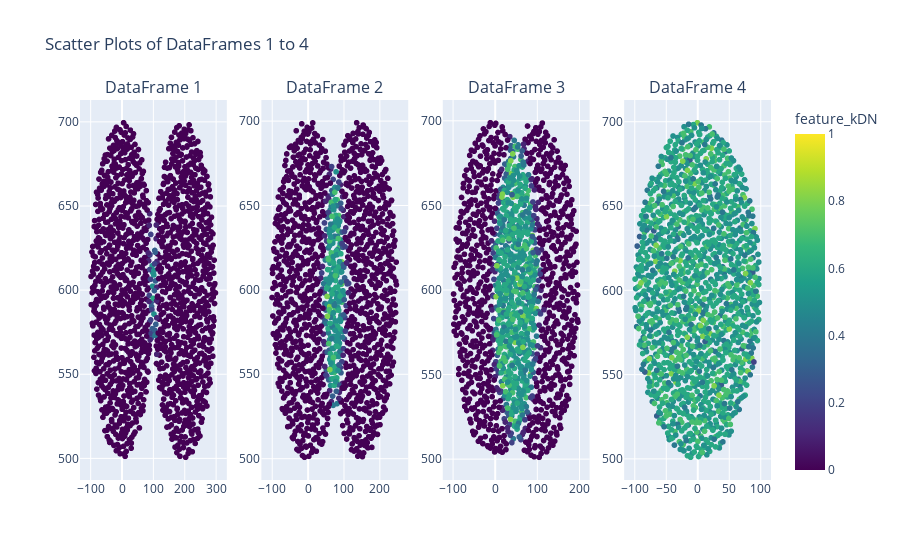

The code cell stored with this chart in its notebook:
### Markdown cell above
Plotting datasets colored by kDN values

### Code cell
import plotly.graph_objects as go
from plotly.subplots import make_subplots

fig = make_subplots(rows=1, cols=4, subplot_titles=(
    "DataFrame 1",
    "DataFrame 2",
    "DataFrame 3",
    "DataFrame 4"
))

for i, df in enumerate(dfs):
    df_name = f'DataFrame {i+1}'
    dcp_values = df_meta_feats_dict[df_name]['feature_kDN']

    # Plot for each DataFrame
    fig.add_trace(go.Scattergl(x=df["X"], y=df["Y"], mode='markers',
                             marker=dict(color=dcp_values,
                                         colorscale='viridis',
                                         cmin=0, cmax=1, # Set color range
                                         showscale=True if i == 3 else False, # Show colorbar only for the last plot
                                         colorbar=dict(title='feature_kDN', x=1.02)), # Position colorbar to the right
                             name=df_name),
                  row=1, col=i+1)

fig.update_layout(title_text="Scatter Plots of DataFrames 1 to 4", showlegend=False)
fig.show()

### Figure 1 — Plotly figure (JSON) as saved in the notebook; plotly's stock layout.template omitted (floating-point values rounded to 4 significant figures; data arrays with more than 128 entries replaced by an {"elided": "..."} marker saying what was removed)
{"data": [{"marker": {"cmax": 1, "cmin": 0, "color": {"elided": "1500 float values"}, "colorbar": {"title": {"text": "feature_kDN"}, "x": 1.02}, "colorscale": [[0, "#440154"], [0.1111, "#482878"], [0.2222, "#3e4989"], [0.3333, "#31688e"], [0.4444, "#26828e"], [0.5556, "#1f9e89"], [0.6667, "#35b779"], [0.7778, "#6ece58"], [0.8889, "#b5de2b"], [1, "#fde725"]], "showscale": false}, "mode": "markers", "name": "DataFrame 1", "type": "scattergl", "x": {"elided": "1500 float values"}, "xaxis": "x", "y": {"elided": "1500 float values"}, "yaxis": "y"}, {"marker": {"cmax": 1, "cmin": 0, "color": {"elided": "1500 float values"}, "colorbar": {"title": {"text": "feature_kDN"}, "x": 1.02}, "colorscale": [[0, "#440154"], [0.1111, "#482878"], [0.2222, "#3e4989"], [0.3333, "#31688e"], [0.4444, "#26828e"], [0.5556, "#1f9e89"], [0.6667, "#35b779"], [0.7778, "#6ece58"], [0.8889, "#b5de2b"], [1, "#fde725"]], "showscale": false}, "mode": "markers", "name": "DataFrame 2", "type": "scattergl", "x": {"elided": "1500 float values"}, "xaxis": "x2", "y": {"elided": "1500 float values"}, "yaxis": "y2"}, {"marker": {"cmax": 1, "cmin": 0, "color": {"elided": "1500 float values"}, "colorbar": {"title": {"text": "feature_kDN"}, "x": 1.02}, "colorscale": [[0, "#440154"], [0.1111, "#482878"], [0.2222, "#3e4989"], [0.3333, "#31688e"], [0.4444, "#26828e"], [0.5556, "#1f9e89"], [0.6667, "#35b779"], [0.7778, "#6ece58"], [0.8889, "#b5de2b"], [1, "#fde725"]], "showscale": false}, "mode": "markers", "name": "DataFrame 3", "type": "scattergl", "x": {"elided": "1500 float values"}, "xaxis": "x3", "y": {"elided": "1500 float values"}, "yaxis": "y3"}, {"marker": {"cmax": 1, "cmin": 0, "color": {"elided": "1500 float values"}, "colorbar": {"title": {"text": "feature_kDN"}, "x": 1.02}, "colorscale": [[0, "#440154"], [0.1111, "#482878"], [0.2222, "#3e4989"], [0.3333, "#31688e"], [0.4444, "#26828e"], [0.5556, "#1f9e89"], [0.6667, "#35b779"], [0.7778, "#6ece58"], [0.8889, "#b5de2b"], [1, "#fde725"]], "showscale": true}, "mode": "markers", "name": "DataFrame 4", "type": "scattergl", "x": {"elided": "1500 float values"}, "xaxis": "x4", "y": {"elided": "1500 float values"}, "yaxis": "y4"}], "layout": {"annotations": [{"font": {"size": 16}, "showarrow": false, "text": "DataFrame 1", "x": 0.1062, "xanchor": "center", "xref": "paper", "y": 1, "yanchor": "bottom", "yref": "paper"}, {"font": {"size": 16}, "showarrow": false, "text": "DataFrame 2", "x": 0.3688, "xanchor": "center", "xref": "paper", "y": 1, "yanchor": "bottom", "yref": "paper"}, {"font": {"size": 16}, "showarrow": false, "text": "DataFrame 3", "x": 0.6313, "xanchor": "center", "xref": "paper", "y": 1, "yanchor": "bottom", "yref": "paper"}, {"font": {"size": 16}, "showarrow": false, "text": "DataFrame 4", "x": 0.8938, "xanchor": "center", "xref": "paper", "y": 1, "yanchor": "bottom", "yref": "paper"}], "showlegend": false, "title": {"text": "Scatter Plots of DataFrames 1 to 4"}, "xaxis": {"anchor": "y", "domain": [0, 0.2125]}, "xaxis2": {"anchor": "y2", "domain": [0.2625, 0.475]}, "xaxis3": {"anchor": "y3", "domain": [0.525, 0.7375]}, "xaxis4": {"anchor": "y4", "domain": [0.7875, 1]}, "yaxis": {"anchor": "x", "domain": [0, 1]}, "yaxis2": {"anchor": "x2", "domain": [0, 1]}, "yaxis3": {"anchor": "x3", "domain": [0, 1]}, "yaxis4": {"anchor": "x4", "domain": [0, 1]}}}
